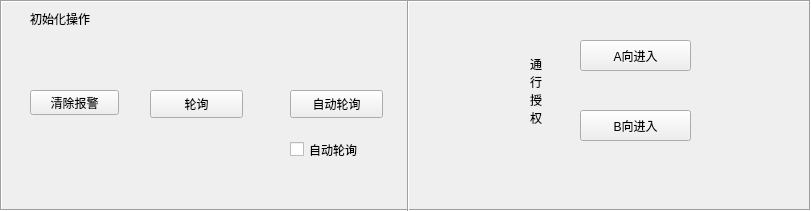
   <widget class="QFrame" name="frame_8">
    <property name="geometry">
     <rect>
      <x>340</x>
      <y>340</y>
      <width>811</width>
      <height>211</height>
     </rect>
    </property>
    <property name="sizePolicy">
     <sizepolicy hsizetype="Expanding" vsizetype="Expanding">
      <horstretch>0</horstretch>
      <verstretch>0</verstretch>
     </sizepolicy>
    </property>
    <property name="frameShape">
     <enum>QFrame::Box</enum>
    </property>
    <property name="frameShadow">
     <enum>QFrame::Sunken</enum>
    </property>
    <widget class="QPushButton" name="polling">
     <property name="geometry">
      <rect>
       <x>150</x>
       <y>90</y>
       <width>93</width>
       <height>28</height>
      </rect>
     </property>
     <property name="text">
      <string>轮询</string>
     </property>
    </widget>
    <widget class="QPushButton" name="auto_polling">
     <property name="geometry">
      <rect>
       <x>290</x>
       <y>90</y>
       <width>93</width>
       <height>28</height>
      </rect>
     </property>
     <property name="text">
      <string>自动轮询</string>
     </property>
    </widget>
    <widget class="QCheckBox" name="auto_polling_B">
     <property name="geometry">
      <rect>
       <x>290</x>
       <y>140</y>
       <width>91</width>
       <height>19</height>
      </rect>
     </property>
     <property name="text">
      <string>自动轮询</string>
     </property>
    </widget>
    <widget class="QLabel" name="label_38">
     <property name="geometry">
      <rect>
       <x>530</x>
       <y>40</y>
       <width>21</width>
       <height>101</height>
      </rect>
     </property>
     <property name="sizePolicy">
      <sizepolicy hsizetype="Expanding" vsizetype="Expanding">
       <horstretch>0</horstretch>
       <verstretch>0</verstretch>
      </sizepolicy>
     </property>
     <property name="text">
      <string>通
行
授
权</string>
     </property>
    </widget>
    <widget class="QPushButton" name="allowEnterBtn_A">
     <property name="geometry">
      <rect>
       <x>580</x>
       <y>40</y>
       <width>111</width>
       <height>31</height>
      </rect>
     </property>
     <property name="sizePolicy">
      <sizepolicy hsizetype="Expanding" vsizetype="Expanding">
       <horstretch>0</horstretch>
       <verstretch>0</verstretch>
      </sizepolicy>
     </property>
     <property name="text">
      <string>A向进入</string>
     </property>
    </widget>
    <widget class="QPushButton" name="allowEnterBtn_B">
     <property name="geometry">
      <rect>
       <x>580</x>
       <y>110</y>
       <width>111</width>
       <height>31</height>
      </rect>
     </property>
     <property name="sizePolicy">
      <sizepolicy hsizetype="Expanding" vsizetype="Expanding">
       <horstretch>0</horstretch>
       <verstretch>0</verstretch>
      </sizepolicy>
     </property>
     <property name="text">
      <string>B向进入</string>
     </property>
    </widget>
    <widget class="QLabel" name="label_2">
     <property name="geometry">
      <rect>
       <x>30</x>
       <y>10</y>
       <width>91</width>
       <height>17</height>
      </rect>
     </property>
     <property name="text">
      <string>初始化操作 </string>
     </property>
    </widget>
    <widget class="QPushButton" name="reser_alarm">
     <property name="geometry">
      <rect>
       <x>30</x>
       <y>90</y>
       <width>89</width>
       <height>25</height>
      </rect>
     </property>
     <property name="text">
      <string>清除报警</string>
     </property>
    </widget>
    <widget class="Line" name="line">
     <property name="geometry">
      <rect>
       <x>400</x>
       <y>0</y>
       <width>16</width>
       <height>211</height>
      </rect>
     </property>
     <property name="orientation">
      <enum>Qt::Vertical</enum>
     </property>
    </widget>
   </widget>
